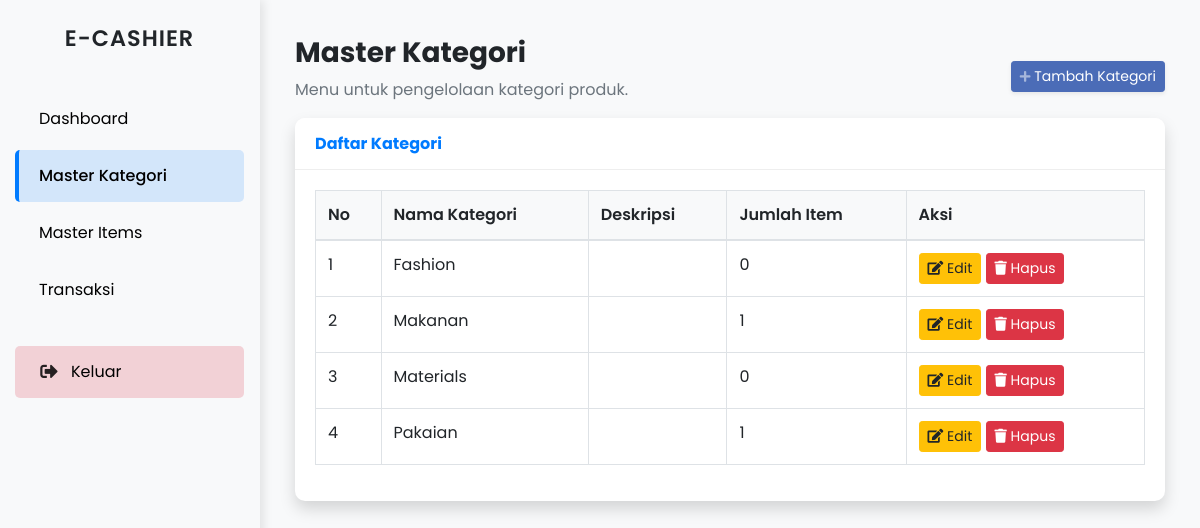
The app's page /index.php?page=kategori (signed in) with its own data.
### tables this page shows
CREATE TABLE `kategori` (
  `id` int NOT NULL,
  `nama_kategori` varchar(100) NOT NULL,
  `deskripsi` text,
  `created_at` timestamp NULL DEFAULT CURRENT_TIMESTAMP
);

### index.php (called while the page is built, shortened)
<?php
$page = isset($_GET['page']) ? $_GET['page'] : 'dashboard';
if ($page == 'dashboard') {
    $file_path = 'modules/dashboard/index.php';
} elseif ($page == 'kategori') {
    $file_path = 'modules/kategori/index.php';
} elseif ($page == 'kategori_tambah') {
    $file_path = 'modules/kategori/create.php';
} elseif ($page == 'kategori_edit') {
    $file_path = 'modules/kategori/edit.php';
} elseif ($page == 'item') {
    $file_path = 'modules/item/index.php';
} elseif ($page == 'item_tambah') {
    $file_path = 'modules/item/create.php';
} elseif ($page == 'item_edit') {
    $file_path = 'modules/item/edit.php';
} elseif ($page == 'transaksi') {
    $file_path = 'modules/transaksi/index.php';
} elseif ($page == 'cart') {
    $file_path = 'modules/transaksi/cart.php';
} elseif ($page == 'history') {
    $file_path = 'modules/transaksi/history.php';
} elseif ($page == 'transaksi_detail') {
    $file_path = 'modules/transaksi/detail.php';
} else {
    $file_path = 'modules/dashboard/index.php';
}
include_once 'includes/header.php';
include_once 'includes/sidebar.php';
include($file_path);
include_once 'includes/footer.php';
?>

### modules/kategori/index.php (the view, shortened to what this page needs)
<?php
$query = "SELECT k.*, COUNT(i.id) as jumlah_item
          FROM kategori k
          LEFT JOIN item i ON k.id = i.kategori_id
          GROUP BY k.id
          ORDER BY k.nama_kategori ASC";
$result = mysqli_query($conn, $query);
?>
<div class="container-fluid">
    <div class="d-sm-flex align-items-center justify-content-between">
    <div>
        <h1 class="h3 font-weight-bold text-gray-800">Master Kategori</h1>
        <p class="text-muted">Menu untuk pengelolaan kategori produk.</p>
        </div>
    <a href="index.php?page=kategori_tambah" class="d-none d-sm-inline-block btn btn-sm btn-primary shadow-sm">
        <i class="fas fa-plus fa-sm text-white-50"></i> Tambah Kategori
    </a>
    </div>
<div class="card shadow mb-4">
    <div class="card-header py-3">
        <h6 class="m-0 font-weight-bold text-primary">Daftar Kategori</h6>
    </div>
    <div class="card-body">
        <div class="table-responsive">
            <table class="table table-bordered" id="dataTable" width="100%" cellspacing="0">
                <thead>
                    <tr>
                        <th >No</th>
                        <th>Nama Kategori</th>
                        <th>Deskripsi</th>
                        <th >Jumlah Item</th>
                        <th >Aksi</th>
                    </tr>
                </thead>
                <tbody>
                    <?php
                    if (mysqli_num_rows($result) > 0) {
                        $no = 1;
                        while ($row = mysqli_fetch_assoc($result)) {
                            echo "<tr>";
                            echo "<td>" . $no++ . "</td>";
                            echo "<td>" . $row['nama_kategori'] . "</td>";
                            echo "<td>" . $row['deskripsi'] . "</td>";
                            echo "<td>" . $row['jumlah_item'] . "</td>";
                            echo "<td>
                                    <a href='index.php?page=kategori_edit&id=" . $row['id'] . "' class='btn btn-sm btn-warning'>
                                        <i class='fas fa-edit'></i> Edit
                                    </a>
                                    <a href='javascript:void(0);' onclick='konfirmasiHapus(\"index.php?page=kategori&delete=" . $row['id'] . "\", \"" . $row['nama_kategori'] . "\")' class='btn btn-sm btn-danger'>
                                        <i class='fas fa-trash'></i> Hapus
                                    </a>
                                  </td>";
                            echo "</tr>";
                        }
                    } else {
                        echo "<tr><td colspan='5' class='text-center'>Tidak ada data kategori</td></tr>";
                    }
                    ?>
                </tbody>
            </table>
        </div>
    </div>
</div>
</div>

### assets/css/navigation.css (style rules this page uses)
body { font-family: 'Poppins', sans-serif; background-color: #f8f9fa; overflow-x: hidden; margin: 0; padding: 0; }
.card { border-radius: 10px; box-shadow: 0 4px 6px rgba(0, 0, 0, 0.1); margin-bottom: 20px; border: none; }
.card-header { background-color: #fff; border-bottom: 1px solid #eee; font-weight: 600; border-radius: 10px 10px 0 0 !important; }
.card-body { padding: 20px; }
.table { width: 100%; margin-bottom: 1rem; color: #212529; border-collapse: collapse; }
.table th { background-color: #f8f9fa; font-weight: 600; }
.btn-primary { background-color: #4b6cb7; border-color: #4b6cb7; }

### includes/header.php (style rules this page uses)
* { font-family: 'Poppins', sans-serif; }

### records on screen
kategori: nama_kategori "Fashion", jumlah_item "0"
kategori: nama_kategori "Makanan", jumlah_item "1"
kategori: nama_kategori "Materials", jumlah_item "0"
kategori: nama_kategori "Pakaian", jumlah_item "1"
